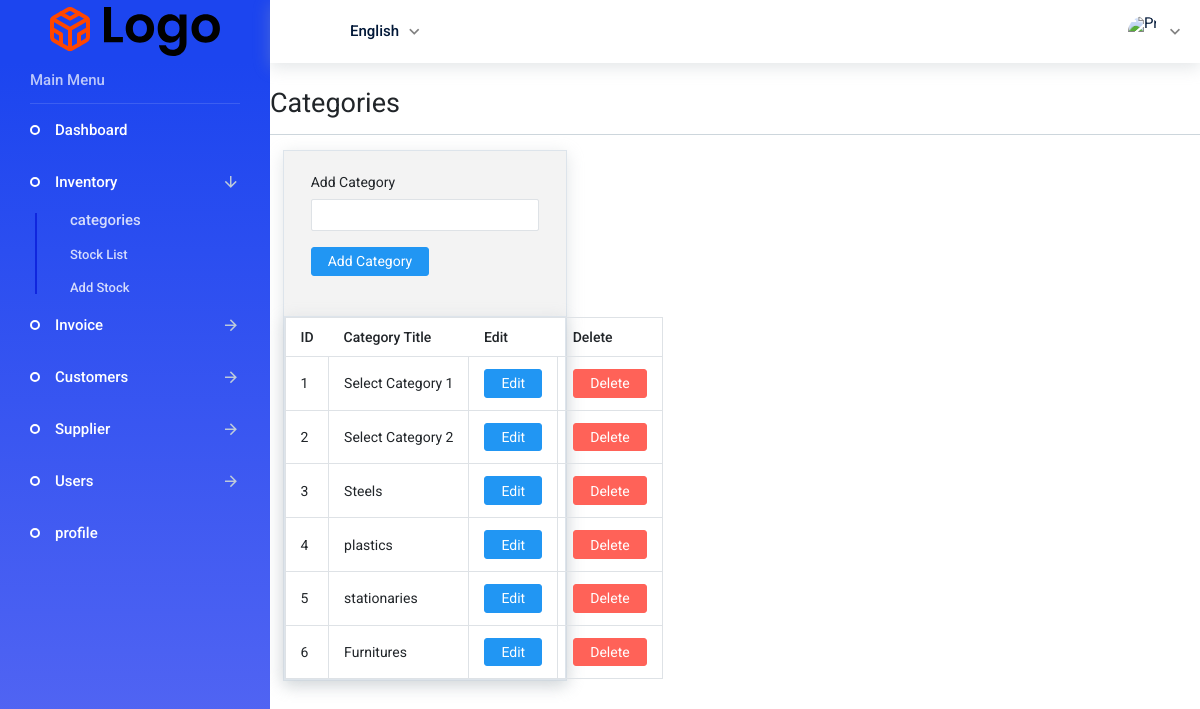
The page /admin/categories.php on the database as committed earlier.
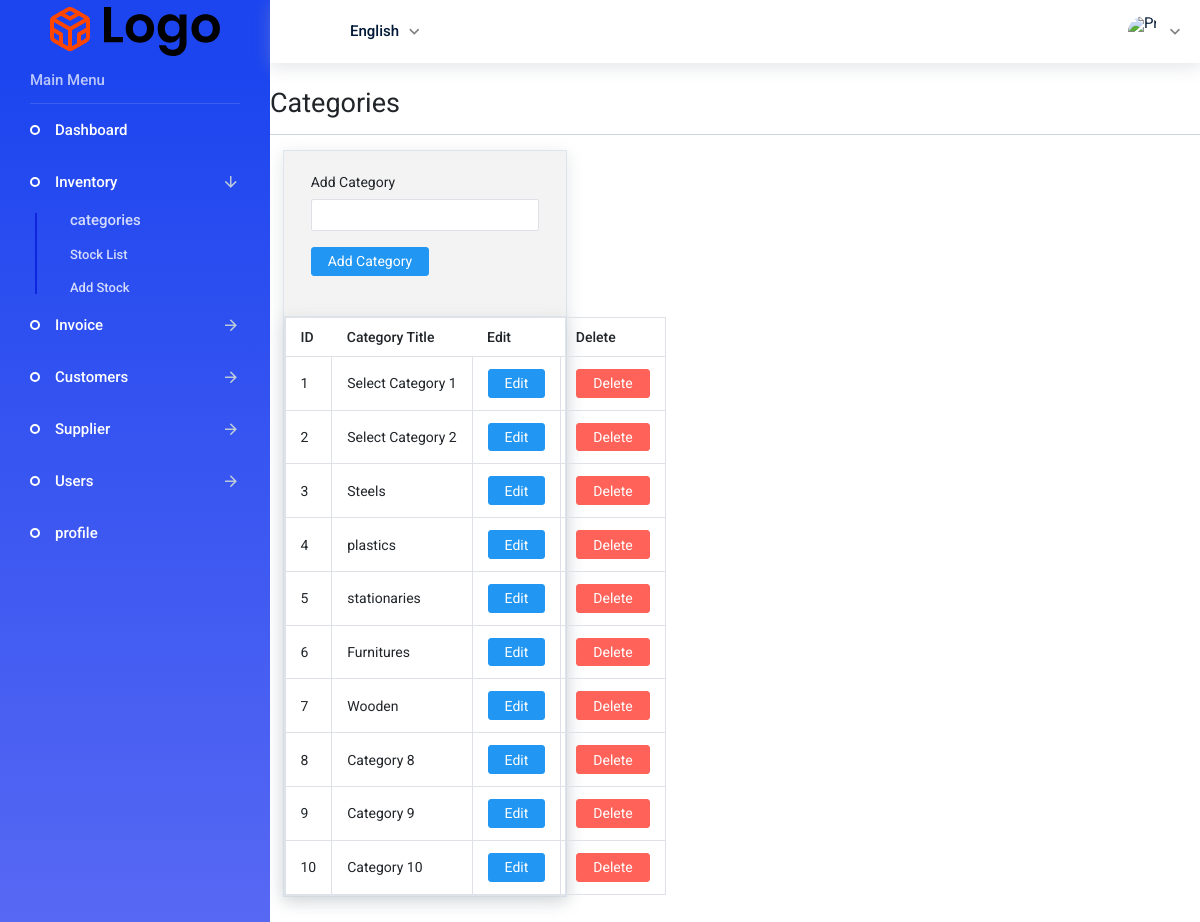
The same page on the database as committed later.
### tables this page shows
CREATE TABLE `categories` (
  `cat_id` int(11) NOT NULL,
  `cat_title` varchar(33) NOT NULL
);

### admin/functions.php (the view, shortened to what this page needs)
<?php
            function findAllCategories(){
               global $connection;
                    $query="SELECT * FROM categories";
                    $select_all_categories = mysqli_query($connection,$query);
                    while($row=mysqli_fetch_assoc($select_all_categories)){
                        $cat_id=$row['cat_id'];
                        $cat_title=$row['cat_title'];
                        echo "<tr>";
                        echo "<td> {$cat_id} </td>";
                        echo "<td> {$cat_title} </td>";
                        echo "<td><a class='btn btn-primary' href='categories.php?edit={$cat_id}'>Edit</a></td>";
                        echo "<td><a class='btn btn-danger' href='categories.php?delete={$cat_id}'>Delete</a></td>";
                        echo "</tr>";
                    }
            }
   ?>

Rows that differ between the two databases and show on the page:
added categories: cat_id "7", cat_title "Wooden"
added categories: cat_id "8", cat_title "Category 8"
added categories: cat_id "9", cat_title "Category 9"
added categories: cat_id "10", cat_title "Category 10"
